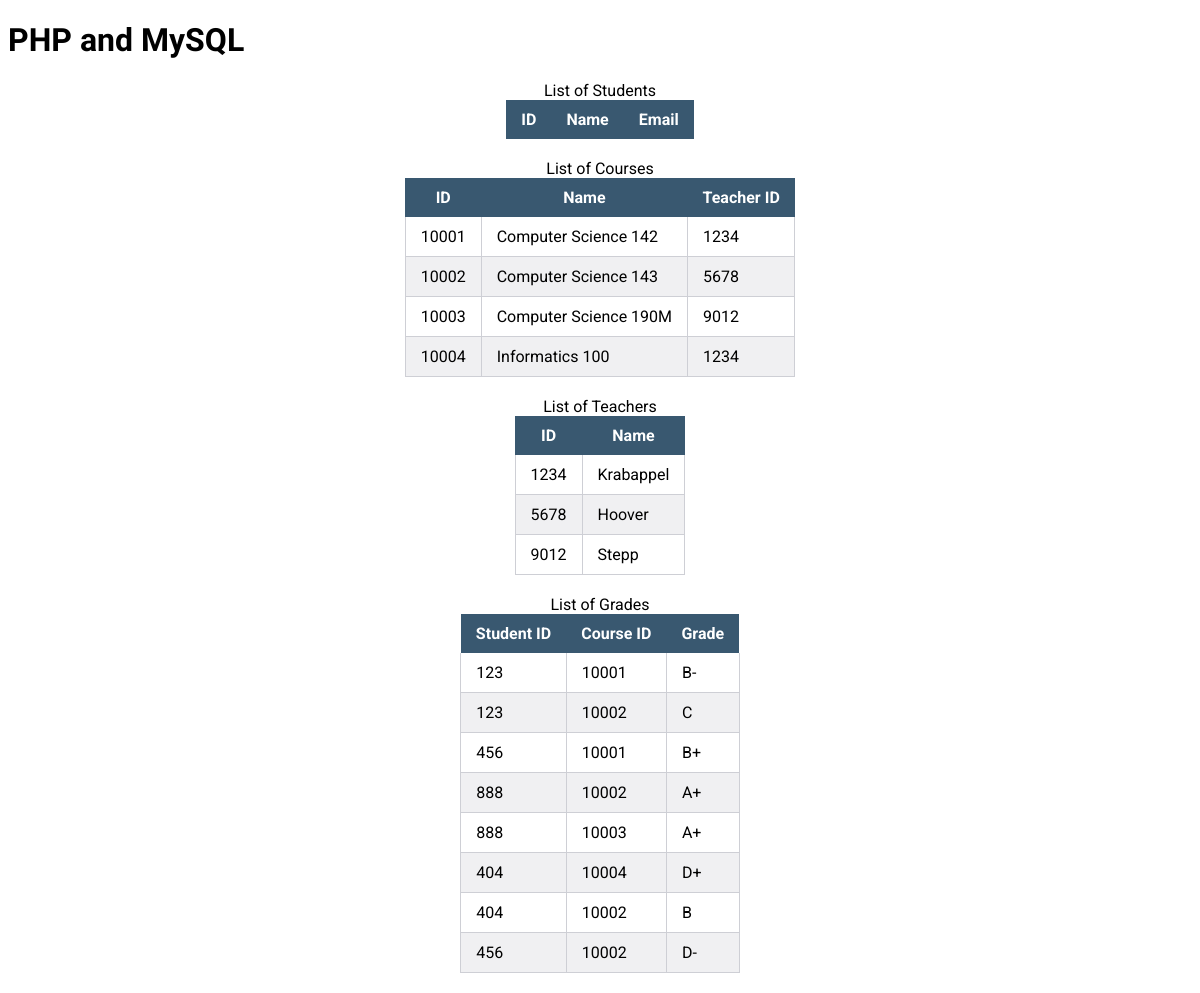
The page / on the database its author committed.
### tables this page shows
CREATE TABLE courses (
id INT UNSIGNED NOT NULL PRIMARY KEY, 
name VARCHAR(32) DEFAULT NULL, 
teacher_id INT UNSIGNED NOT NULL
);

CREATE TABLE teachers (
id INT UNSIGNED NOT NULL PRIMARY KEY, 
name VARCHAR(32) DEFAULT NULL
);

CREATE TABLE grades (
student_id INT UNSIGNED NOT NULL, 
course_id INT UNSIGNED NOT NULL, 
grade varchar(2) DEFAULT NULL
);

### index.php (called while the page is built, shortened)
<?php
$host = getenv('IP');
$dbname = 'simpsons';
$username = getenv("C9_USER");
$password = '';
try {
    $conn = new PDO('mysql:host=' . $host . ';dbname=' . $dbname,
      $username,
      $password
    );
} catch(Exception $e) {
    die($e->getMessages());
}
$statement = $conn->query("SELECT * FROM courses");
$courses = $statement->fetchAll(PDO::FETCH_ASSOC);
$statement = $conn->query("SELECT * FROM teachers");
$teachers = $statement->fetchAll(PDO::FETCH_ASSOC);
$statement = $conn->query("SELECT * FROM grades");
$grades = $statement->fetchAll(PDO::FETCH_ASSOC);
require 'index.view.php';

### index.view.php (the view, shortened to what this page needs)
<!DOCTYPE html>
<html>
    <head>
        <link rel="stylesheet" href="styles.css" type="text/css" />
    </head>
    <body>
        <h1>PHP and MySQL</h1>
        <table>
            <caption>List of Students</caption>
            <thead>
                <tr>
                    <th>ID</th>
                    <th>Name</th>
                    <th>Email</th>
                </tr>
            </thead>
        </table>
        <table>
            <caption>List of Courses</caption>
            <thead>
                <tr>
                    <th>ID</th>
                    <th>Name</th>
                    <th>Teacher ID</th>
                </tr>
            </thead>
            <tbody>
                <?php foreach ($courses as $course): ?>
                <tr>
                    <td><?= $course['id']; ?></td>
                    <td><?= $course['name']; ?></td>
                    <td><?= $course['teacher_id']; ?></td>
                </tr>
                <?php endforeach; ?>
            </tbody>
        </table>
        <table>
            <caption>List of Teachers</caption>
            <thead>
                <tr>
                    <th>ID</th>
                    <th>Name</th>
                </tr>
            </thead>
            <tbody>
                <?php foreach ($teachers as $teacher): ?>
                <tr>
                    <td><?= $teacher['id']; ?></td>
                    <td><?= $teacher['name']; ?></td>
                </tr>
                <?php endforeach; ?>
            </tbody>
        </table>
        <table>
            <caption>List of Grades</caption>
            <thead>
                <tr>
                    <th>Student ID</th>
                    <th>Course ID</th>
                    <th>Grade</th>
                </tr>
            </thead>
            <tbody>
                <?php foreach ($grades as $grade): ?>
                <tr>
                    <td><?= $grade['student_id']; ?></td>
                    <td><?= $grade['course_id']; ?></td>
                    <td><?= $grade['grade']; ?></td>
                </tr>
                <?php endforeach; ?>
            </tbody>
        </table>
    </body>
</html>

### styles.css (style rules this page uses)
h1 { font-family: Taviraj, Georgia, serif; }
table { border-collapse: collapse; font-family: Roboto, Helvetica, Arial, sans-serif; margin: 20px auto; }
th, td { padding: 10px 15px; }
thead { background: #395870; color: #fff; }
tbody tr:nth-child(even) { background: #f0f0f2; }
td { border-bottom: 1px solid #cecfd5; border-right: 1px solid #cecfd5; }
td:first-child { border-left: 1px solid #cecfd5; }

### rows shown on the page
courses: id "10001", name "Computer Science 142", teacher "1234"
courses: id "10002", name "Computer Science 143", teacher "5678"
courses: id "10003", name "Computer Science 190M", teacher "9012"
courses: id "10004", name "Informatics 100", teacher "1234"
teachers: id "1234", name "Krabappel"
teachers: id "5678", name "Hoover"
teachers: id "9012", name "Stepp"
grades: student "123", course "10001", grade "B-"
grades: student "123", course "10002", grade "C"
grades: student "456", course "10001", grade "B+"
grades: student "888", course "10002", grade "A+"
grades: student "888", course "10003", grade "A+"
grades: student "404", course "10004", grade "D+"
grades: student "404", course "10002", grade "B"
grades: student "456", course "10002", grade "D-"
